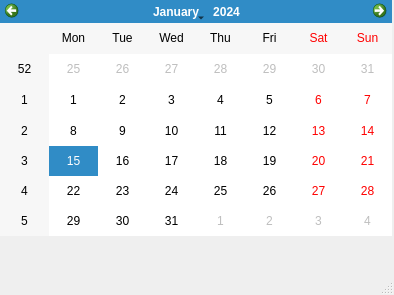
<?xml version="1.0" encoding="UTF-8"?>
<ui version="4.0">
 <class>MainWindow</class>
 <widget class="QMainWindow" name="MainWindow">
  <property name="geometry">
   <rect>
    <x>0</x>
    <y>0</y>
    <width>394</width>
    <height>295</height>
   </rect>
  </property>
  <property name="windowTitle">
   <string>MainWindow</string>
  </property>
  <widget class="QWidget" name="centralwidget">
   <widget class="QCalendarWidget" name="calendarWidget">
    <property name="geometry">
     <rect>
      <x>0</x>
      <y>0</y>
      <width>392</width>
      <height>236</height>
     </rect>
    </property>
   </widget>
  </widget>
  <widget class="QMenuBar" name="menubar">
   <property name="geometry">
    <rect>
     <x>0</x>
     <y>0</y>
     <width>394</width>
     <height>26</height>
    </rect>
   </property>
  </widget>
  <widget class="QStatusBar" name="statusbar"/>
 </widget>
 <resources/>
 <connections/>
</ui>
